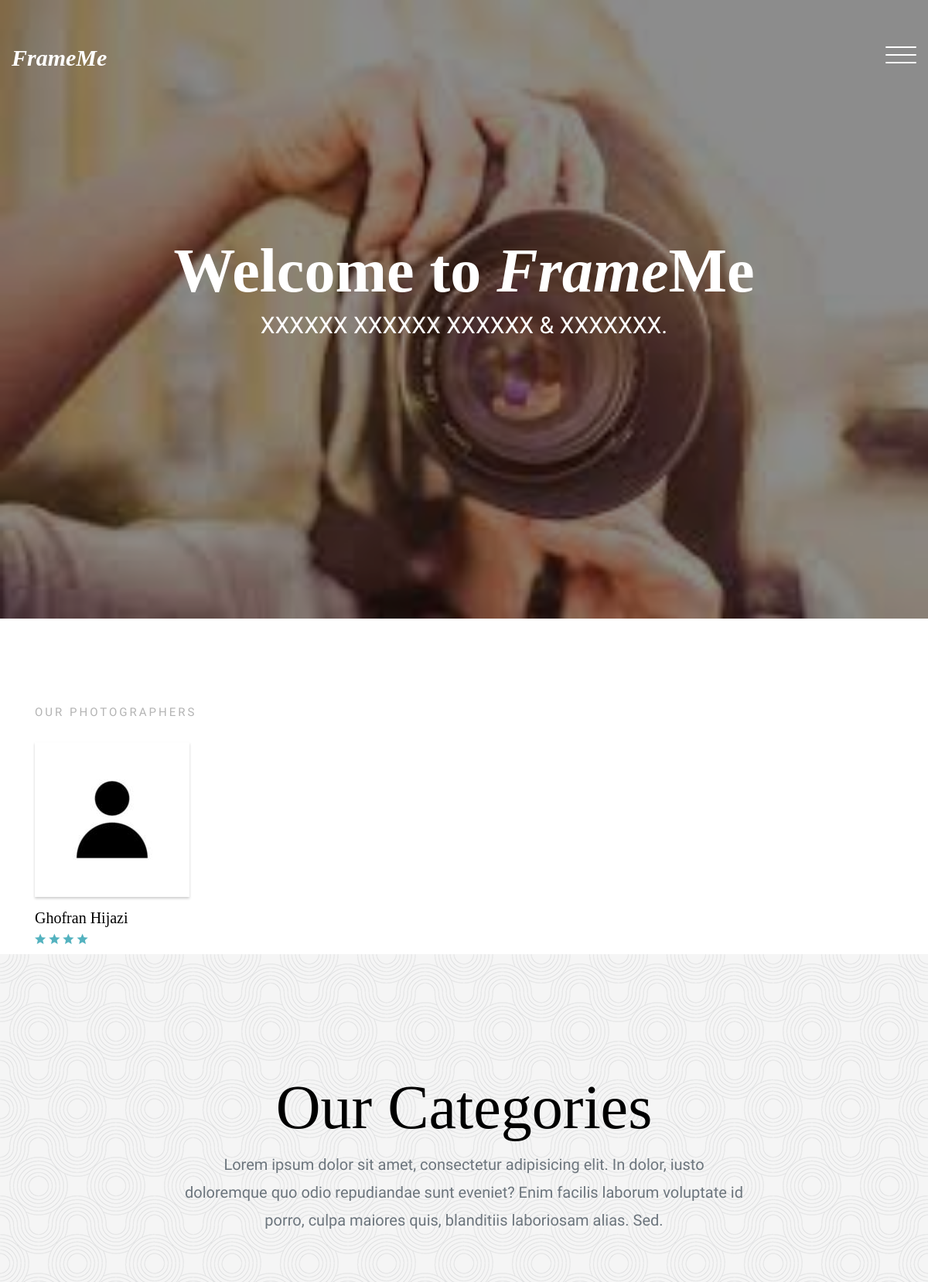
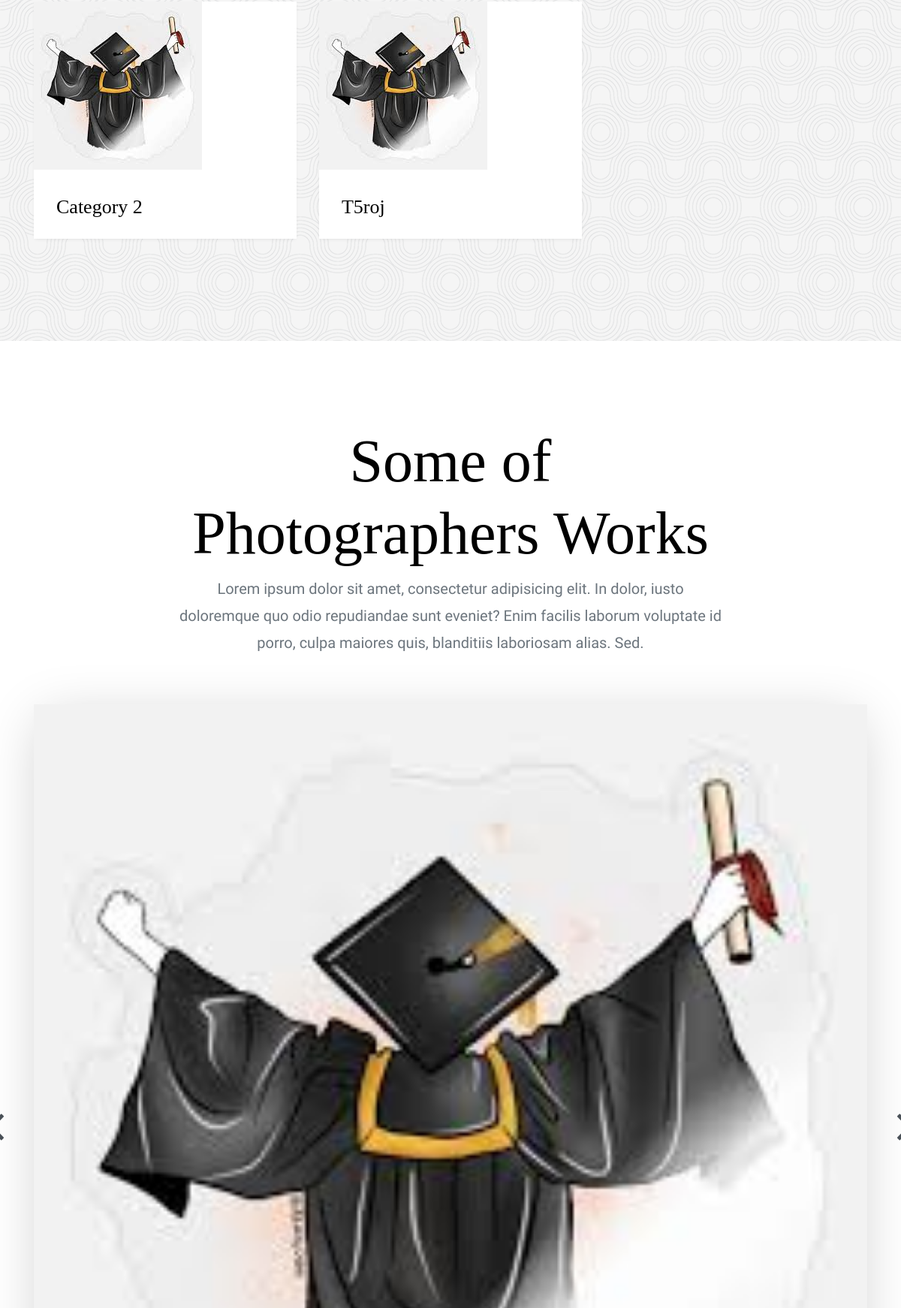
/Site/ (signed in, upper part), run on the app's committed database (2 pictures, top to bottom).
### tables this page shows
CREATE TABLE `users` (
  `id` int(11) NOT NULL,
  `user_type_id` int(11) NOT NULL,
  `name` varchar(191) NOT NULL,
  `email` varchar(191) NOT NULL,
  `description` text DEFAULT NULL,
  `password` varchar(250) NOT NULL,
  `phone` varchar(191) NOT NULL,
  `image` varchar(250) NOT NULL,
  `request_status` varchar(191) NOT NULL DEFAULT 'Pending',
  `total_rate` double DEFAULT NULL,
  `price_range` varchar(191) DEFAULT NULL,
  `active` int(11) NOT NULL DEFAULT 1,
  `created_at` datetime NOT NULL DEFAULT current_timestamp()
);

CREATE TABLE `categories` (
  `id` int(11) NOT NULL,
  `category` varchar(250) NOT NULL,
  `image` varchar(191) NOT NULL,
  `active` int(11) NOT NULL DEFAULT 1,
  `created_at` datetime NOT NULL DEFAULT current_timestamp()
);

CREATE TABLE `photographer_pictures` (
  `id` int(11) NOT NULL,
  `category_id` int(11) NOT NULL,
  `photographer_id` int(11) NOT NULL,
  `image` varchar(250) NOT NULL,
  `created_at` datetime NOT NULL DEFAULT current_timestamp()
);

### Site/index.php (the view, shortened to what this page needs)
<?php
include "../Connect.php";
?>
<!doctype html>
<html lang="en">
  <head>
    <link rel="stylesheet" href="css/bootstrap.css">
    <link rel="stylesheet" href="css/animate.css">
    <link rel="stylesheet" href="css/owl.carousel.min.css">
    <link rel="stylesheet" href="css/aos.css">
    <link rel="stylesheet" href="fonts/ionicons/css/ionicons.min.css">
    <link rel="stylesheet" href="fonts/fontawesome/css/font-awesome.min.css">
    <link rel="stylesheet" href="css/style.css">
  </head>
  <body>
    <header class="site-header">
      <div class="container-fluid">
        <div class="row">
          <div class="col-4 site-logo" data-aos="fade"><a href="index.php"><em>FrameMe</em></a></div>
          <div class="col-8">
            <div class="site-menu-toggle js-site-menu-toggle"  data-aos="fade">
              <span></span>
              <span></span>
              <span></span>
            </div>
          </div>
        </div>
      </div>
    </header>
    <section class="site-hero overlay" style="background-image: url(img/index_background.jpeg)">
      <div class="container">
        <div class="row site-hero-inner justify-content-center align-items-center">
          <div class="col-md-10 text-center">
            <h1 class="heading" data-aos="fade-up">Welcome to <em>Frame</em>Me</h1>
            <p class="sub-heading mb-5" data-aos="fade-up" data-aos-delay="100">XXXXXX XXXXXX XXXXXX &amp; XXXXXXX.</p>
          </div>
        </div>
      </div>
    </section>
    <section class="section visit-section">
      <div class="container">
        <div class="row">
          <div class="col-md-12">
            <h2 class="heading" data-aos="fade-right">Our Photographers</h2>
          </div>
        </div>
        <div class="row">
        <?php
$sql1 = mysqli_query($con, "SELECT * from users WHERE user_type_id = 2 AND active = 1 AND request_status = 'Accepted' ORDER BY id DESC");
while ($row1 = mysqli_fetch_array($sql1)) {
    $photographer_id = $row1['id'];
    $name = $row1['name'];
    $image = $row1['image'];
    $total_rate = $row1['total_rate'];
    ?>
          <div class="col-lg-3 col-md-6 visit mb-3" data-aos="fade-right">
            <a href="./Photographer.php?photographer_id=<?php echo $photographer_id ?>"><img src="../Photographer_Dashboard/<?php echo $image ?>" alt="Image placeholder" class="img-fluid"> </a>
            <h3><a href="./Photographer.php?photographer_id=<?php echo $photographer_id ?>"><?php echo $name ?></a></h3>
            <div class="reviews-star float-left">
              <?php for ($i = 0; $i < $total_rate; $i++) {?>
                <span class="ion-android-star"></span>
              <?php }?>
            </div>
          </div>
          <?php
}?>
        </div>
      </div>
    </section>
    <section class="section blog-post-entry bg-pattern">
      <div class="container">
        <div class="row justify-content-center text-center mb-5">
          <div class="col-md-8">
            <h2 class="heading" data-aos="fade-up">Our Categories</h2>
            <p class="lead" data-aos="fade-up">Lorem ipsum dolor sit amet, consectetur adipisicing elit. In dolor, iusto doloremque quo odio repudiandae sunt eveniet? Enim facilis laborum voluptate id porro, culpa maiores quis, blanditiis laboriosam alias. Sed.</p>
          </div>
        </div>
        <div class="row">
        <?php
$sql1 = mysqli_query($con, "SELECT * from categories WHERE active = 1 ORDER BY id DESC");
while ($row1 = mysqli_fetch_array($sql1)) {
    $category_id = $row1['id'];
    $category = $row1['category'];
    $category_image = $row1['image'];
    ?>
          <div class="col-lg-4 col-md-6 col-sm-6 col-12 post" data-aos="fade-up" data-aos-delay="100">
            <div class="media media-custom d-block mb-4">
              <a href="./Photographers.php?category_id=<?php echo $category_id ?>" class="mb-4 d-block"><img src="../Admin_Dashboard/<?php echo $category_image ?>" alt="Image placeholder" class="img-fluid"></a>
              <div class="media-body">
                <h2 class="mt-0 mb-3"><a href="#"><?php echo $category ?></a></h2>
              </div>
            </div>
          </div>
          <?php
}?>
        </div>
      </div>
    </section>
    <section class="section slider-section">
      <div class="container">
        <div class="row justify-content-center text-center mb-5">
          <div class="col-md-8">
            <h2 class="heading" data-aos="fade-up">Some of Photographers Works</h2>
            <p class="lead" data-aos="fade-up" data-aos-delay="100">Lorem ipsum dolor sit amet, consectetur adipisicing elit. In dolor, iusto doloremque quo odio repudiandae sunt eveniet? Enim facilis laborum voluptate id porro, culpa maiores quis, blanditiis laboriosam alias. Sed.</p>
          </div>
        </div>
        <div class="row">
          <div class="col-md-12">
            <div class="home-slider major-caousel owl-carousel mb-5" data-aos="fade-up" data-aos-delay="200">
            <?php
$sql1 = mysqli_query($con, "SELECT * from photographer_pictures ORDER BY id DESC");
while ($row1 = mysqli_fetch_array($sql1)) {
    $photo_id = $row1['id'];
    $photo = $row1['image'];
    ?>
              <div id="img-<?php echo $photo_id ?>" class="slider-item">
                <img src="../Photographer_Dashboard/<?php echo $photo ?>" alt="Image placeholder" class="img-fluid" height="120px">
              </div>
              <?php
}?>
            </div>
          </div>
        </div>
      </div>
    </section>
  </body>
</html>

### Site/css/style.css (style rules this page uses)
body { background: #fff; font-family: "Mukta Mahee", arial, sans-serif; font-weight: 200; font-size: 16px; line-height: 1.8; color: #6c757d; }
a { -webkit-transition: .3s all ease; -o-transition: .3s all ease; transition: .3s all ease; text-decoration: none; }
h1, h2, h3, h4, h5 { color: #000; font-family: "Playfair+Display", times, serif; }
.container-fluid { max-width: 1600px; }
.site-header { position: absolute; top: 0; width: 100%; padding: 60px 0; z-index: 2; }
.site-logo a { font-size: 30px; color: #fff; font-weight: bold; line-height: 1; font-family: "Playfair+Display", times, serif; }
.site-hero { background-size: cover; height: 100vh; min-height: 700px; width: 100%; }
.site-hero.overlay:before { background: rgba(0, 0, 0, 0.45); content: ""; position: absolute; height: 100vh; min-height: 700px; top: 0; left: 0; bottom: 0; right: 0; }
.site-hero-inner { height: 100vh; min-height: 700px; }
.site-hero-inner .heading { font-size: 80px; font-family: "Playfair+Display", times, serif; color: #fff; line-height: 1; font-weight: bold; }
.site-hero-inner .sub-heading { font-size: 30px; font-weight: 200; color: #fff; line-height: 1.5; }
.site-menu-toggle { float: right; width: 40px; height: 45px; position: relative; margin: 0px auto; z-index: 200; -webkit-transform: rotate(0deg); -moz-transform: rotate(0deg); -o-transform: rotate(0deg); -ms-transform: rotate(0deg); transform: rotate(0deg); -webkit-transition: .5s ease-in-out; -moz-transition: .5s ease-in-out; -o-transition: .5s ease-in-out; transition: .5s ease-in-out; cursor: pointer; }
.site-menu-toggle span { display: block; position: absolute; height: 2px; width: 100%; background: #fff; border-radius: 9px; opacity: 1; left: 0; -webkit-transform: rotate(0deg); -moz-transform: rotate(0deg); -o-transform: rotate(0deg); -ms-transform: rotate(0deg); transform: rotate(0deg); -webkit-transition: .25s ease-in-out; -moz-transition: .25s ease-in-out; -o-transition: .25s ease-in-out; transition: .25s ease-in-out; }
.site-menu-toggle span:nth-child(1) { top: 0px; }
.site-menu-toggle span:nth-child(2) { top: 10px; }
.site-menu-toggle span:nth-child(3) { top: 20px; }
.section { padding: 7em 0; }
.visit-section .heading { font-size: 15px; text-transform: uppercase; font-family: "Mukta Mahee", arial, sans-serif; color: #b3b3b3; letter-spacing: .2em; margin-bottom: 30px; }
.visit-section .visit a { color: #000; }
.visit-section .visit img { -webkit-box-shadow: 0 2px 3px 0 rgba(0, 0, 0, 0.2); box-shadow: 0 2px 3px 0 rgba(0, 0, 0, 0.2); margin-bottom: 15px; }
.visit-section .visit h3 { font-size: 20px; margin-bottom: 0; }
.visit-section .reviews-star span { font-size: 18px; color: #53B2BF; }
.heading-serif, .testimonial-section .heading, .slider-section .heading, .blog-post-entry .heading { font-size: 80px; font-family: "Playfair+Display", times, serif; }
.bg-pattern { background: #e9ecef url("../img/round.png"); }
.slider-section { position: relative; }
.blog-post-entry { position: relative; margin-top: -125px; padding-top: 150px; }
.post .media-custom { background: #fff; -webkit-transition: .3s all ease; -o-transition: .3s all ease; transition: .3s all ease; -webkit-box-shadow: 0 2px 5px -2px rgba(0, 0, 0, 0.1); box-shadow: 0 2px 5px -2px rgba(0, 0, 0, 0.1); }
.post .media-custom a { color: #000; }
.post .media-custom .media-body { padding: 10px 30px; }
.post .media-custom h2 { font-size: 26px; }
.owl-carousel.home-slider { z-index: 1; position: relative; }
.owl-carousel.home-slider .slider-item { background-size: cover; background-repeat: no-repeat; background-position: center center; height: calc(100vh - 117px); min-height: 700px; position: relative; }
.owl-carousel.major-caousel { -webkit-box-shadow: 0 10px 70px -10px rgba(0, 0, 0, 0.2); box-shadow: 0 10px 70px -10px rgba(0, 0, 0, 0.2); }
.owl-carousel.major-caousel .slider-item { height: inherit; min-height: inherit; }
.owl-carousel.major-caousel .slider-item img { margin-bottom: 0; }

### data on the page
users: image (placeholder picture), name "Ghofran Hijazi", total_rate 4 (drawn)
categories: image (picture), category "Category 2"
categories: image (picture), category "T5roj"
photographer_pictures: image (picture)
